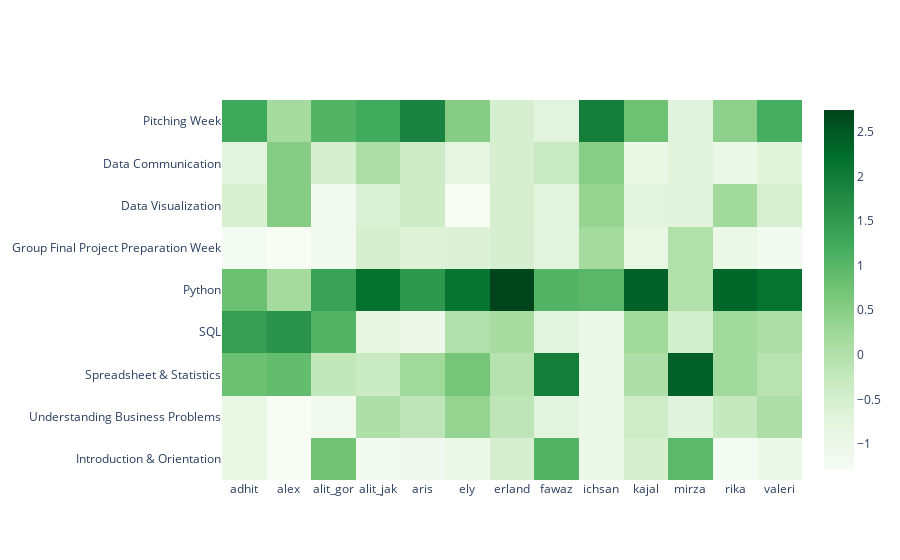

Notebook cell for this chart:
### Markdown cell above
Standardized interventions heatmap by module

### Code cell
pivot = pd.pivot_table(chat[chat.module_name != ''], index='module_name', columns='username', values='message', aggfunc='count').fillna(0).apply(zscore)
heatmap = go.Heatmap(z=pivot.values,
                     x=pivot.columns,
                     y=pivot.index,
                     hovertemplate='Interventions<extra>%{z}</extra>',
                     colorscale='Greens')
fig = go.Figure(data=[heatmap]).update_layout(yaxis={'categoryorder': 'array',
                                                     'categoryarray': ['Introduction & Orientation',
                                                                       'Understanding Business Problems',
                                                                       'Spreadsheet & Statistics', 'SQL',
                                                                       'Python', 'Group Final Project Preparation Week',
                                                                       'Data Visualization', 'Data Communication',
                                                                       'Pitching Week'
                                                                       ]})
py.plot(fig, filename='Standardized interventions heatmap by module', auto_open=False)
fig

### Figure 1 — Plotly figure (JSON) as saved in the notebook; plotly's stock layout.template omitted (floating-point values rounded to 4 significant figures)
{"data": [{"colorscale": [[0, "rgb(247,252,245)"], [0.125, "rgb(229,245,224)"], [0.25, "rgb(199,233,192)"], [0.375, "rgb(161,217,155)"], [0.5, "rgb(116,196,118)"], [0.625, "rgb(65,171,93)"], [0.75, "rgb(35,139,69)"], [0.875, "rgb(0,109,44)"], [1, "rgb(0,68,27)"]], "hovertemplate": "Interventions<extra>%{z}</extra>", "type": "heatmap", "x": ["adhit", "alex", "alit_gor", "alit_jak", "aris", "ely", "erland", "fawaz", "ichsan", "kajal", "mirza", "rika", "valeri"], "y": ["Data Communication", "Data Visualization", "Group Final Project Preparation Week", "Introduction & Orientation", "Pitching Week", "Python", "SQL", "Spreadsheet & Statistics", "Understanding Business Problems"], "z": [[-0.7436, 0.5246, -0.527, 0.03089, -0.3733, -0.8099, -0.5183, -0.3015, 0.4895, -0.9189, -0.7206, -0.9605, -0.7058], [-0.588, 0.5246, -1.16, -0.6178, -0.3733, -1.254, -0.5183, -0.7538, 0.3264, -0.7442, -0.7206, 0.2077, -0.5609], [-1.211, -1.291, -1.16, -0.5251, -0.6486, -0.6321, -0.5425, -0.7538, 0.1632, -0.8607, 0, -0.9605, -1.116], [-0.8992, -1.291, 0.7379, -1.174, -1.089, -0.9877, -0.5425, 1.055, -0.9791, -0.5258, 0.9608, -1.194, -0.9714], [1.28, 0.1614, 1.054, 1.236, 1.885, 0.5235, -0.5425, -0.7538, 1.958, 0.7847, -0.7206, 0.4413, 1.178], [0.8128, 0.1614, 1.37, 2.162, 1.554, 2.124, 2.745, 1.055, 0.9791, 2.401, 0, 2.31, 2.144], [1.435, 1.614, 1.054, -0.8031, -1.034, -0.009877, 0.1343, -0.7538, -0.9791, 0.2168, -0.4804, 0.2077, 0.06709], [0.8128, 0.8878, -0.2108, -0.3398, 0.2325, 0.7013, -0.05909, 1.96, -0.9791, 0.04206, 2.402, 0.2077, -0.07782], [-0.8992, -1.291, -1.16, 0.03089, -0.153, 0.3457, -0.1558, -0.7538, -0.9791, -0.3948, -0.7206, -0.2596, 0.04294]]}], "layout": {"yaxis": {"categoryarray": ["Introduction & Orientation", "Understanding Business Problems", "Spreadsheet & Statistics", "SQL", "Python", "Group Final Project Preparation Week", "Data Visualization", "Data Communication", "Pitching Week"], "categoryorder": "array"}}}
